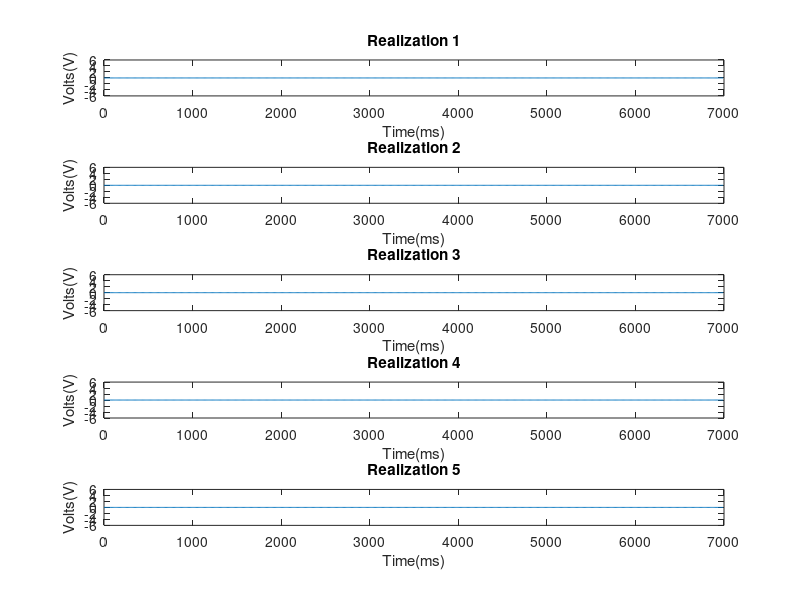
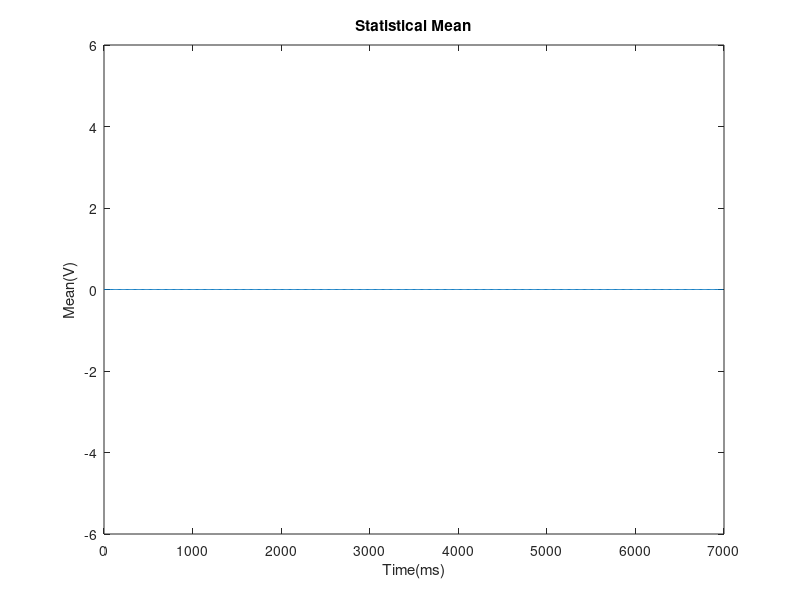
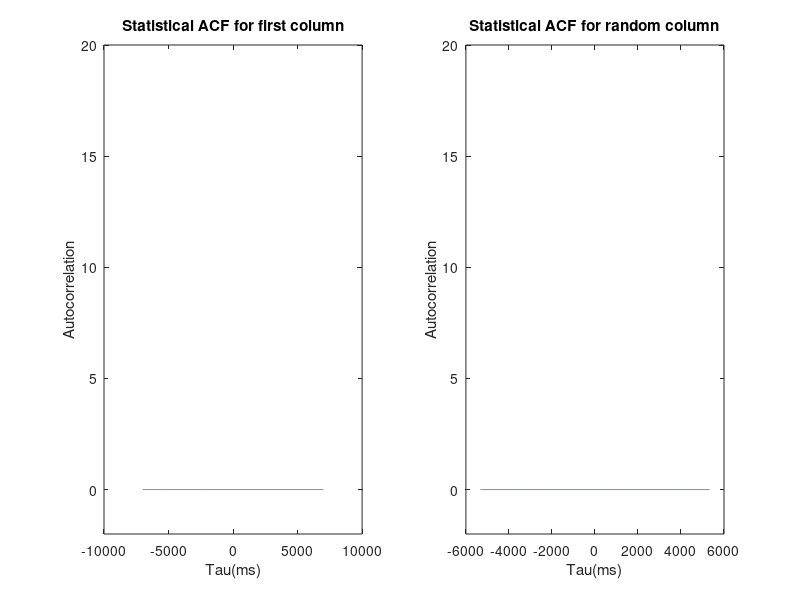

These figures' MATLAB source, in order: (Note: this script raises an error after producing the figures.)
%Initialization of variables
A = 4;  %trasmitted voltage level
ensemble_size = 20000;  %number of realizations in the ensemble
num_bits = 100; %number of bits in each realization
bit_time = 70;  %pulse width to transmite one bit
sampling_time = 10; %DAC sampling time
num_samples_per_bit = floor(bit_time / sampling_time);  %numbers of samples in on bit (7)
num_samples = num_samples_per_bit*num_bits; %total number of samples in one realization

%Formation of the signals according to the required line code:
%fistly, generating the data as a matrix with nubmer of rows equal to the
%number of realization and number of coloumns represent the bits for each one adding a bit for delay 
data_bits = randi([0,1], ensemble_size, num_bits+1); 
%secondly, generate an empty matrix to store the data after transforming it
%form bits to samples
data_expanded = zeros(ensemble_size, num_samples+num_samples_per_bit);
%thirdly, Determining from the user the type of line coding to sample the bits
Line_code = input("1. Unipolar NRZ\n2. Polar NRZ\n3. Polar RZ\nEnter The Required Line Code: ");
%According to the input, the line code will be chosen
switch Line_code
    case 1  %Unipolar NRZ
        %transmit '0' as 0 and '1' as A
        data_symbols = data_bits * A;
        %transform bits to samples in all the realizations
        for i = 1:ensemble_size
            data_expanded(i,:) = repelem(data_symbols(i,:),num_samples_per_bit);
        end
    case 2  %Polar NRZ
        %transmit '0' as -A and '1' as A
        data_symbols = (2*data_bits-1)*A;
        %transform bits to samples in all the realizations
        for i = 1:ensemble_size
            data_expanded(i,:) = repelem(data_symbols(i,:),num_samples_per_bit);
        end
    case 3  %Polar RZ
        %transmit '0' as -A and '1' as A for the ceil of half the bit
        %period (4 out of 7 in our case)
        for i = 1:ensemble_size
            for j = 1:num_bits+1
                % Index of first sample for current bit
                start_idx = ((j - 1) * num_samples_per_bit) + 1;
                if data_bits(i,j) == 1 % Transmit '1' as +A followed by zero for the remaining bit period
                    data_expanded(i,start_idx:start_idx+floor(num_samples_per_bit/2)) = A;
                else % Transmit '0' as -A followed by zero for the remaining bit period
                    data_expanded(i,start_idx:start_idx+floor(num_samples_per_bit/2)) = -A;
                end
            end
        end       
end


%Adding a random dalay at the start of each realization
%firstly, generating a delay less than the number of samples per bit for all realizations
Td = randi([0,(num_samples_per_bit-1)],ensemble_size,1);
%defining a matrix to store the data after the delay
data = zeros(ensemble_size, num_samples);
%looping on all the realization and store the data from the end of the
%delay until getting all the samples
for i = 1:ensemble_size
    data(i,:)= data_expanded(i, Td(i)+1 : num_samples + Td(i));
end

%Ploting the final Realizations generated
figure('Name','Realizations');
%define a variable (t) represent the x-axis start from 0 and has a value with
%each sampling time until reaching the number of samples-1 as we start from 0 
t = 0:sampling_time:(num_samples-1)*sampling_time;
%looping 5 times to plot first 5 realization
for i = 1 : 5
    %plot the 5 realization in 1 figure inorder in a vertical position
    subplot(5,1,i);
    %set the value of x-axis as (t) and the corresponding y-axis is the generated data
    plot(t, data(i,:)); 
    %set a title for the graph
    str = sprintf("Realization %d",i);
    title(str);
    %set a limets from -6 to 6 on the y-axis
    ylim([-6 6]);
    %setting labels for x-axis and y-axis
    xlabel("Time(ms)");
    ylabel("Volts(V)");
end


%Q1: Getting the statistical Mean
%getting the sum of elements in each column and divided by their numeber which in the
%number of realization to get the mean
stat_mean = sum(data, 1) / ensemble_size;
%plotting the statistical mean
figure ('Name', 'Mean');
plot(t, stat_mean);
title ("Statistical Mean");
ylim([-6,6]);
xlabel("Time(ms)")
ylabel("Mean(V)");

%Q2: Determine if the random process is stationary
%Firstly, to say that the process is stationary, the mean must be constant
%which is previously checked
%Secondly, we will compare autocorrelations to check if it is dependent on 
%the time difference, so we have to get the autocorrelation in Q3 first  
%Q3: Statistical Autocorrelation calculations
%generate an empty matrix to store the result in it
stat_acf = zeros(size(data(1,1:end)));
%loop on the coulmns of the data matrix to multiply the first coloumn by all 
%the other coulmns and take their sum and divided by the number of elemnts
%in that coloumn which is represented by the ensemble size to get the right
%sided autocorrelation from 0 to the number of samples
for i = 1 : num_samples
    stat_acf(1,i) = sum((data(:,1) .* data(:,i))) / ensemble_size;
end
%get the left side by fliping the previously calculated autocorrelation and
%concatenate them to get the final statistical autocorrelation
stat_acf = cat (2, fliplr(stat_acf(2:num_samples)), stat_acf);

%Statistical Autocorrelation for another sample to check stationary
%choose a random number from the first quarter of our samples
random_check = randi([1,floor(num_samples/4)]);
%make an empty matrix to store the result
stat_acf2 = zeros(size(data(1,1:num_samples-random_check)));
%multiply from the random column with its seld and all it's consecutive and 
%divided by the ensemble size to get the autocorrelation for the right side
for i = 0 : num_samples-random_check
    stat_acf2(1,i+1) = sum((data(:,random_check) .* data(:,i+random_check))) / ensemble_size;
end
%flip the previous generated result and concatenate it to get the final
%result
stat_acf2 = cat (2, fliplr(stat_acf2(2:end)), stat_acf2);

%polting the two different statistical autocorrelation to compare them so
%that if they are approximatly the same then the process is stationary
%defining a new variable tau to represent the x-axis
tau = (-num_samples+1)*sampling_time :sampling_time: (num_samples-1)*sampling_time;
%ploting the acf of the first column in the left side of the figure
figure ('Name', 'Stationary check');
subplot(1,2,1);
plot(tau, stat_acf);
title ("Statistical ACF for first column");
ylim([-2,20]);
xlabel("Tau(ms)")
ylabel("Autocorrelation");

tau2 = (-num_samples+random_check)*sampling_time :sampling_time: (num_samples-random_check)*sampling_time;
%ploting the acf of the random column in the left right of the figure
subplot(1,2,2);
plot(tau2, stat_acf2);
title ("Statistical ACF for random column");
ylim([-2,20]);
xlabel("Tau(ms)")
ylabel("Autocorrelation");

%Q4: Time Mean and autocorrelation function for one waveform
%1. Time mean:
%choose a random realization to get it's time mean
random_realization = randi([1,ensemble_size]);
%get the mean by getting the sum of the row of the random realization and
%divided by the number of elements which is represented this time by the
%number of samples
time_mean = sum(data(random_realization,:)) / num_samples;
%replicate the mean over the number of samples to be plotted
time_mean = repelem(time_mean,num_samples);

%2. Time Autocorrelation
%firstly create to empty matrix, one to store the shifted data and the
%other to store the result of the time autocorrelation function
shifted = zeros(size(data(random_realization,:)));
time_acf = zeros(size(data(random_realization,:)));

%secondly, according to the chosen line code a random bit will be chosen
%to be put when the waveform is shifted
switch Line_code
    case 1
        %put A or 0 for Unipolar NRZ
        random_bit = randi([0,1]) * A;
    case 2
        %put A or -A for Polar NRZ
        random_bit = (2*(randi([0,1]))-1)*A;
    case 3
        %put A or -A for Polar RZ
        random_bit = (2*(randi([0,1]))-1)*A;
end
%define a new variable to calculate the number of the sample in the bit (from 1 to 7)
flag = 1; 

%loop on the number of samples to multiply the waveform by itself and
%shifted waveform from being shifted by 1 to the number of samples to cover
%it all
for i = 1 : num_samples
    %firstly store the waveform itself to be initially multiply by itself
    if i == 1
        shifted = data(random_realization,:);
        flag = flag+1; %increment the flag after the first sample in the bit is used
    %check if we are using polar return to zero to add the shifted sample
    %firstly equal to zero for three samples then a random value between A
    %or -A for the 4 remaining samples in the bit
    elseif Line_code==3
        if flag == 1 || flag == 2 || flag == 3
            shifted (2:end) = shifted(1: end-1);
            shifted (1) = 0;
        else
            shifted (2:end) = shifted(1: end-1);
            shifted (1) = random_bit;
        end
        flag = flag+1; % increament the flag each sample to determine its position in the bit
    else
        % for unipolar or polar NRZ the shifted bit will be the random bit
        % that has been set before
        shifted (2:end) = shifted(1: end-1);
        shifted (1) = random_bit;
    end
    
    %multiply the waveform by its shifted version then sum and divide it to get the 
    %acf and then store it 
    time_acf(i) = sum((data(random_realization,:) .* shifted(1:end)), 'all') / num_samples;
    
    %check if the bit has been ended and its 7 samples has already shitfted
    %to generate a new random value
    if mod(i,7) == 0
        switch Line_code
            case 1
                random_bit = randi([0,1]) * A;
            case 2
                random_bit = (2*(randi([0,1]))-1)*A;
            case 3
                random_bit = (2*(randi([0,1]))-1)*A;
        end
        flag = 1;
    end
end
%after getting the right sided acf, flip it and concatenate to get the
%final graph
time_acf = cat (2, fliplr(time_acf(2:num_samples)), time_acf);

%Q5: now we can determine if it is ergodic by comparing the figure of the
%time mean with the statistical mean and the time autocorrelation with the
%statistical autocorrelation if both are equal so we can call it an ergodic
%process
figure ('Name', 'Time mean and autocorrelation');
%plotting the time mean in the left half of the figure
subplot(1,2,1);
plot(t, time_mean);
title ("Time Mean");
ylim([-6,6]);
xlabel("Time(ms)")
ylabel("Mean(V)");
%plotting the time autocorrelation funtion in the other half
subplot(1,2,2);
plot(tau, time_acf);
title ("Time Autocorrelation");
ylim([-2,20]);
xlabel("Tau(ms)")
ylabel("Autocorrelation");

%Q6: calculating bandwidth
%to calculate the bandwindth a graph of the PSD has to be plotted to get
%the bandwidth from it
%firstly, to get the x-axis correctly discribe the value of the frequansy
%a variable k has been defined with the size of our acf and then through
%the equation k*fs/(2*num_samples) we can get the right representaion
k = -num_samples + 1: num_samples - 1;
fs = 100;  %Sampling frequency
figure('Name','PSD');
%on the other hand the y-axis is represented by the absolute value of the
%shifted fast fourier transform of the acf to represent the PSD
plot(k*fs/(2*num_samples),abs(fftshift(fft(stat_acf))));
title("PSD");
%limiting the y-axis in unipolar NRZ as it goes to infinity at frequensy = 0
if Line_code == 1
    ylim([0,150]);
end
xlabel("Frequency(Hz)");
ylabel("PSD");